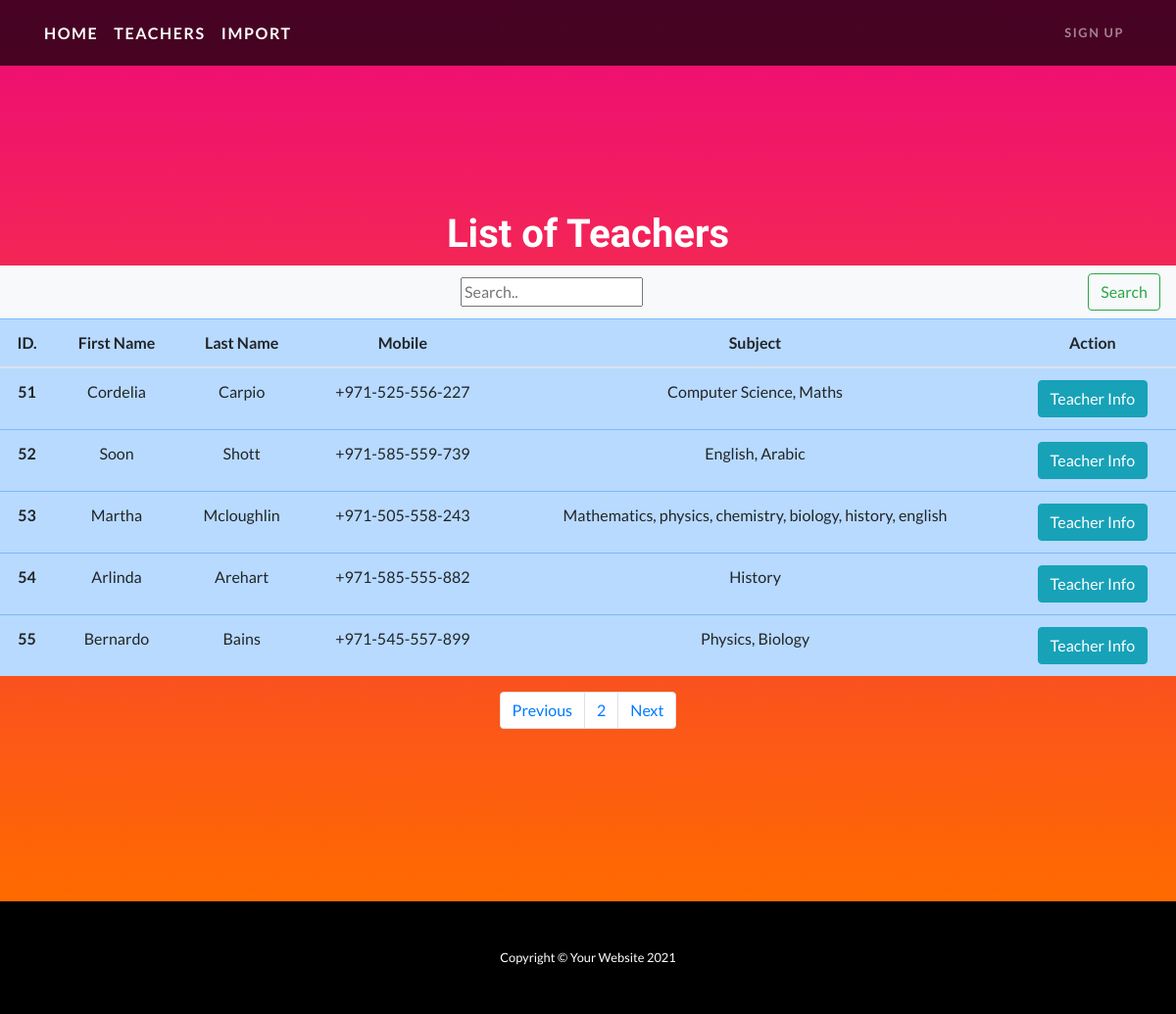
Page /t_list?page=2 on the committed database.
### teacher/models.py (models this page shows, shortened)
class Teacher(models.Model):
    first_name=models.CharField(max_length=56)
    last_name=models.CharField(max_length=56)
    email_address=models.EmailField()
    profile_picture = models.ImageField(default='default.jpg',upload_to='teacher')
    mobile_number=models.CharField(max_length=16)
    room_number = models.CharField(max_length=10)
    subject_taught = models.CharField(max_length=256)
    created = models.DateField(auto_now_add=True)
    class Meta:
        ordering=('-created',)

### teacher/views.py (the view)
# urls.py: path('t_list', views.teacher_list,name='teacher_list'),
def teacher_list(request):
    t_list = Teacher.objects.all()
    paginator=Paginator(t_list, 5)
    page_number=request.GET.get('page')
    query=request.GET.get("q")
    if query:
        t_list=t_list.filter(Q(last_name__icontains=query) | Q(subject_taught__icontains=query)).distinct()
    try:
        t_list=paginator.page(page_number)
    except PageNotAnInteger:
        t_list=paginator.page(1)
    except EmptyPage:
        t_list=paginator.page(paginator.num_pages)
    return render(request, 'teacher_list.html', {'t_list':t_list,})

### templates/teacher_list.html
{% extends 'base.html'%}
{% load static%}
{% block container_block %}
<header class="masthead text-center text-white">
<div class="table-responsive">
<table class="table table-hover">
  <thead>
    <tr class="table-primary">
      <th scope="col">ID.</th>
      <th scope="col">First Name</th>
      <th scope="col">Last Name</th>
      <th scope="col">Mobile</th>
      <th scope="col">Subject</th>
    <th scope="col">Action</th>
    </tr>
  </thead>
  <tbody>
  <h1> List of Teachers </h1>
   <nav class="navbar navbar-light bg-light">
  <form class="example"  method="GET" action="" >
          <input type="text" placeholder="Search.." name="q" value="{{request.GET.q}}" >
    <button class="btn btn-outline-success my-2 my-sm-0" type="submit">Search</button>
  </form>
</nav>
  {% for teacher in t_list %}
    <tr class="table-primary">
      <th scope="row">{{teacher.id}}</th>
      <td>{{teacher.first_name}}</td>
      <td>{{teacher.last_name}}</td>
      <td>{{teacher.mobile_number}}</td>
      <td>{{teacher.subject_taught}}</td>
      <td><a href="{% url 'teacher:details'  pk=teacher.id %}"> <button type="button" class="btn btn-info">Teacher Info</button> </a> </td>
    </tr>
    {% endfor %}
  </tbody>
</table>
</div>
{%include 'pagination.html' with page=t_list %}
  </header>
{% endblock %}

### rows in the picture
Teacher: id "51", first_name "Cordelia", last_name "Carpio", mobile_number "+971-525-556-227", subject_taught "Computer Science, Maths"
Teacher: id "52", first_name "Soon", last_name "Shott", mobile_number "+971-585-559-739", subject_taught "English, Arabic"
Teacher: id "53", first_name "Martha", last_name "Mcloughlin", mobile_number "+971-505-558-243", subject_taught "Mathematics, physics, chemistry, biology, history, english"
Teacher: id "54", first_name "Arlinda", last_name "Arehart", mobile_number "+971-585-555-882", subject_taught "History"
Teacher: id "55", first_name "Bernardo", last_name "Bains", mobile_number "+971-545-557-899", subject_taught "Physics, Biology"

### other values in the picture
{{ page.number }} "2"
